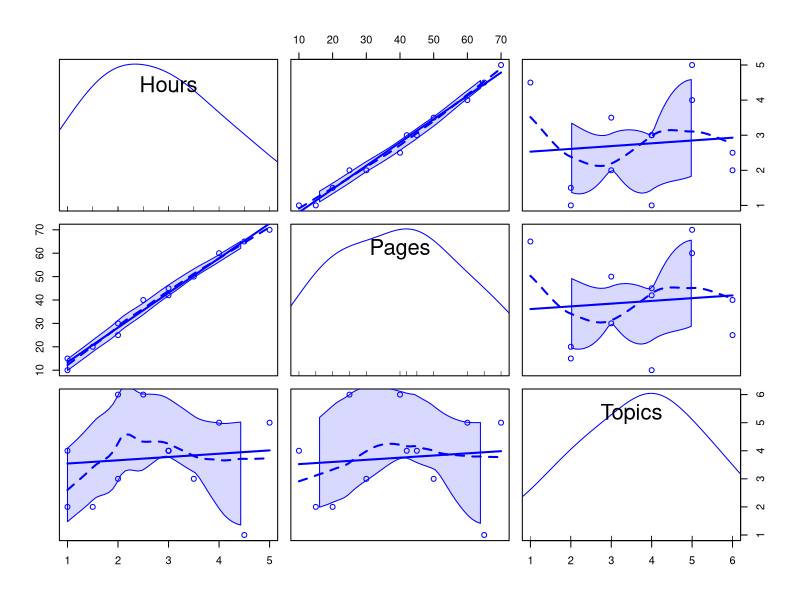
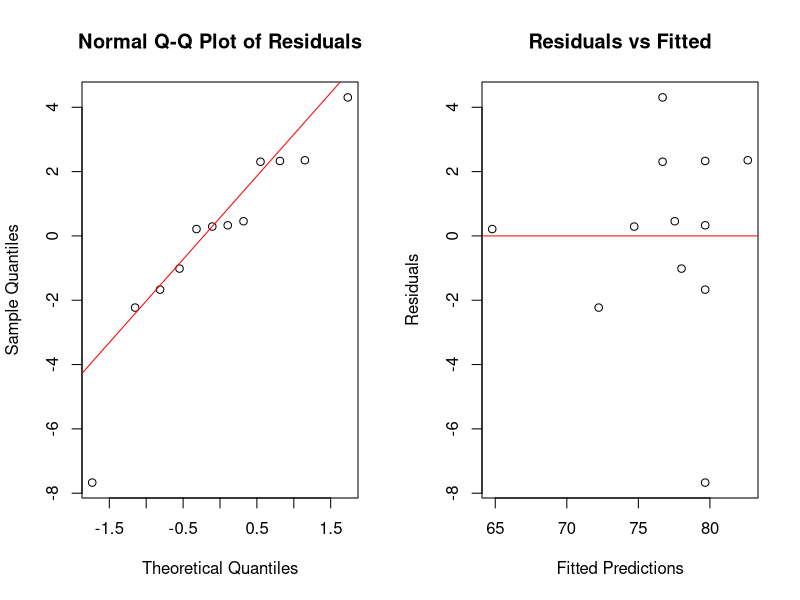

Reproduce these figures in R, in order.
# ==============================================================================
# Resolving Multicollinearity via Feature Engineering in Multiple Regression
# ==============================================================================
library(car)

# 1. Dataset generation
study_data <- data.frame(
  Hours = c(1.5, 2.0, 3.0, 1.0, 4.0, 2.5, 5.0, 3.5, 2.0, 4.5, 1.0, 3.0),
  Pages = c(20, 30, 45, 15, 60, 40, 70, 50, 25, 65, 10, 42),
  Topics = c(2, 3, 4, 2, 5, 6, 5, 3, 6, 1, 4, 4),
  Score = c(75, 78, 80, 72, 82, 85, 81, 78, 70, 77, 65, 79)
)

# 2. Diagnosing Multicollinearity
# Plotting scatterplot matrix. Notice the almost perfect linear relationship 
# between 'Hours' and 'Pages', indicating severe multicollinearity.
scatterplotMatrix(~Hours+Pages+Topics, data=study_data, diagonal="histogram", smoother=FALSE)

# 3. Model 1: Initial naive model (Fails due to multicollinearity)
model1 <- lm(Topics ~ Hours + Pages, data = study_data)
print(summary(model1)) # p-value ~ 0.95, model is completely insignificant

# 4. Feature Engineering: Creating a 'Reading Speed' metric (Efficiency)
# Instead of raw volume, we measure learning efficiency.
study_data$ReadingSpeed <- study_data$Pages / study_data$Hours

# 5. Model 2: Refined Regression Model
model2 <- lm(Score ~ ReadingSpeed, data = study_data)
print(summary(model2)) # p-value < 0.001, Adjusted R-squared ~ 0.67. Highly significant.

# 6. Residual Diagnostics for Model 2
par(mfrow=c(1,2))

# Q-Q Plot to check for normality of residuals
qqnorm(model2$residuals, main="Normal Q-Q Plot of Residuals")
qqline(model2$residuals, col="red")

# Residuals vs Fitted values to check for homoscedasticity
plot(model2$fitted.values, model2$residuals, 
     main="Residuals vs Fitted",
     xlab="Fitted Predictions", ylab="Residuals")
abline(h=0, col="red")

par(mfrow=c(1,1))
